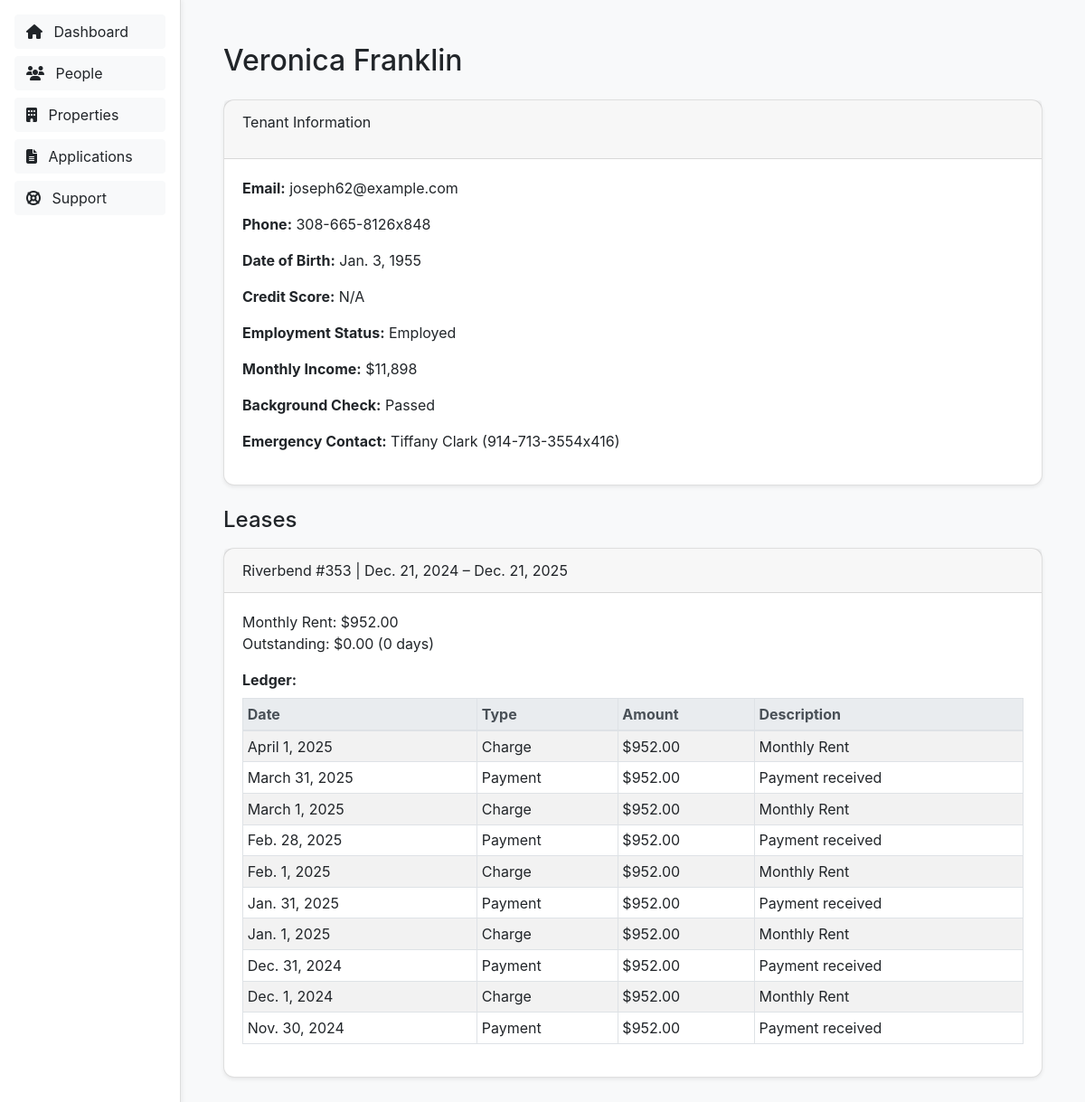
Page /people/8501/ on the committed database.
### rentals/models.py (models this page shows, shortened)
class Tenant(models.Model):
    name = models.CharField(max_length=100)
    email = models.EmailField()
    phone = models.CharField(max_length=20, blank=True)
    date_of_birth = models.DateField(null=True, blank=True)
    credit_score = models.IntegerField(null=True, blank=True)
    employment_status = models.BooleanField(default=False)
    monthly_income = models.DecimalField(max_digits=10, decimal_places=2, null=True, blank=True)
    background_check_passed = models.BooleanField(default=False)
    emergency_contact_name = models.CharField(max_length=100, blank=True)
    emergency_contact_phone = models.CharField(max_length=20, blank=True)
    notes = models.TextField(blank=True)

class Lease(models.Model):
    unit = models.ForeignKey(Unit, on_delete=models.CASCADE)
    tenant = models.ForeignKey(Tenant, on_delete=models.CASCADE)
    start_date = models.DateField()
    end_date = models.DateField()
    monthly_rent = models.DecimalField(max_digits=8, decimal_places=2, default=0)
    outstanding_balance = models.DecimalField(max_digits=10, decimal_places=2, default=0)
    outstanding_balance_age_days = models.IntegerField(default=0)

class Unit(models.Model):
    name = models.CharField(max_length=100)
    number = models.CharField(max_length=100)
    property = models.ForeignKey(Property, on_delete=models.SET_NULL, null=True, blank=True)
    monthly_rent = models.DecimalField(max_digits=8, decimal_places=2, default=0)
    is_occupied = models.BooleanField(default=False)

class Property(models.Model):
    name = models.CharField(max_length=100)
    address = models.CharField(max_length=200)

class Charge(models.Model):
    lease = models.ForeignKey(Lease, related_name='charges', on_delete=models.CASCADE)
    description = models.CharField(max_length=255, default='Monthly Rent')
    amount = models.DecimalField(max_digits=8, decimal_places=2)
    due_date = models.DateField()

class Payment(models.Model):
    lease = models.ForeignKey(Lease, related_name='payments', on_delete=models.CASCADE)
    amount = models.DecimalField(max_digits=8, decimal_places=2)
    date = models.DateField(default=timezone.now)

### rentals/views.py (the view)
# urls.py: path('people/<int:tenant_id>/', views.person_detail, name='person_detail'),
def person_detail(request, tenant_id):
    tenant = get_object_or_404(
        Tenant.objects.prefetch_related(
            Prefetch('lease_set', queryset=Lease.objects.select_related('unit__property').prefetch_related('payments', 'charges'))
        ),
        pk=tenant_id
    )
    for lease in tenant.lease_set.all():
        transactions = []
        for charge in lease.charges.all():
            transactions.append({
                'type': 'Charge',
                'amount': charge.amount,
                'date': charge.due_date,
                'description': charge.description or '',
            })
        for payment in lease.payments.all():
            transactions.append({
                'type': 'Payment',
                'amount': payment.amount,
                'date': payment.date,
                'description': f'Payment received',
            })
        lease.ledger = sorted(transactions, key=lambda x: x['date'], reverse=True)
    context = {
        'tenant': tenant
    }
    return render(request, 'rentals/person_detail.html', context)

### rentals/templates/rentals/person_detail.html (shortened to what this page needs)
{% load humanize %}
<!DOCTYPE html>
<html>
<head>
    <link rel="stylesheet" href="https://stackpath.bootstrapcdn.com/bootstrap/4.5.2/css/bootstrap.min.css">
    <link rel="stylesheet" href="https://cdnjs.cloudflare.com/ajax/libs/font-awesome/6.5.0/css/all.min.css">
</head>
<body>
    <div id="sidebar">
        <a href="{% url 'dashboard' %}" class="btn btn-light mb-2"><i class="fas fa-home mr-2"></i> Dashboard</a>
        <a href="{% url 'people' %}" class="btn btn-light mb-2"><i class="fas fa-users mr-2"></i> People</a>
        <a href="{% url 'properties' %}" class="btn btn-light mb-2"><i class="fas fa-building mr-2"></i> Properties</a>
        <button class="btn btn-light mb-2"><i class="fas fa-file-alt mr-2"></i> Applications</button>
        <button class="btn btn-light mb-2"><i class="fas fa-life-ring mr-2"></i> Support</button>
    </div>
    <div class="container-fluid">
        <h2 class="mt-3 mb-4">{{ tenant.name }}</h2>
        <div class="card shadow-sm mb-4">
            <div class="card-header">
                <p>Tenant Information</p>
            </div>
            <div class="card-body">
                <p><strong>Email:</strong> {{ tenant.email }}</p>
                <p><strong>Phone:</strong> {{ tenant.phone }}</p>
                <p><strong>Date of Birth:</strong> {{ tenant.date_of_birth|default:"N/A" }}</p>
                <p><strong>Credit Score:</strong> {{ tenant.credit_score|default:"N/A" }}</p>
                <p><strong>Employment Status:</strong>
                    {% if tenant.employment_status %}Employed{% else %}Unemployed{% endif %}
                </p>
                <p><strong>Monthly Income:</strong>
                    {% if tenant.monthly_income %}
                        ${{ tenant.monthly_income|floatformat:0|intcomma }}
                    {% else %}
                        N/A
                    {% endif %}
                </p>
                <p><strong>Background Check:</strong>
                    {% if tenant.background_check_passed %}Passed{% else %}Failed{% endif %}
                </p>
                <p><strong>Emergency Contact:</strong>
                    {{ tenant.emergency_contact_name|default:"N/A" }} ({{ tenant.emergency_contact_phone|default:"N/A" }})
                </p>
            </div>
        </div>
        <h4 class="mb-3">Leases</h4>
        {% for lease in tenant.lease_set.all %}
        <div class="card mb-3 shadow-sm">
            <div class="card-header">
                {{ lease.unit.property.name }} #{{ lease.unit.number }} | {{ lease.start_date }} – {{ lease.end_date }}
            </div>
            <div class="card-body">
                <p>Monthly Rent: ${{ lease.monthly_rent|floatformat:2|intcomma }}<br>
                    Outstanding: ${{ lease.outstanding_balance|floatformat:2|intcomma }} ({{ lease.outstanding_balance_age_days }} days)</p>
                <strong>Ledger:</strong>
                <table class="table table-sm table-striped table-bordered mt-2">
                    <thead class="thead-light">
                        <tr>
                            <th>Date</th>
                            <th>Type</th>
                            <th>Amount</th>
                            <th>Description</th>
                        </tr>
                    </thead>
                    <tbody>
                        {% if lease.ledger %}
                            {% for entry in lease.ledger %}
                            <tr>
                                <td>{{ entry.date }}</td>
                                <td>{{ entry.type }}</td>
                                <td>${{ entry.amount|floatformat:2|intcomma }}</td>
                                <td>{{ entry.description }}</td>
                            </tr>
                            {% endfor %}
                        {% else %}
                            <tr>
                                <td colspan="4">No transactions yet</td>
                            </tr>
                        {% endif %}
                    </tbody>
                </table>
            </div>
        </div>
        {% empty %}
            <p class="text-muted">This tenant has no leases.</p>
        {% endfor %}
    </div>
</body>
</html>

### rentals/templates/rentals/person_detail.html (style rules this page uses)
body { padding: 2rem; background-color: #f8f9fa; margin-left: 200px; }
a { color: black; }
.card { border-radius: 0.75rem; }
#sidebar { position: fixed; top: 0; left: 0; width: 200px; height: 100%; background-color: #ffffff; border-right: 1px solid #ddd; padding: 1rem; box-shadow: 2px 0 5px rgba(0, 0, 0, 0.05); z-index: 1050; overflow-y: auto; }
#sidebar .btn { background-color: #f8f9fa; border-radius: 4px; margin-bottom: 0.5rem; width: 100%; text-align: left; }

### rows in the picture
Tenant: name "Veronica Franklin", email "joseph62@example.com", phone "308-665-8126x848", date_of_birth "Jan. 3, 1955", credit_score "N/A", monthly_income "11,898", emergency_contact_name "Tiffany Clark", emergency_contact_phone "914-713-3554x416"
Lease: unit.property.name "Riverbend", unit.number "353", start_date "Dec. 21, 2024", end_date "Dec. 21, 2025", monthly_rent "952.00", outstanding_balance "0.00", outstanding_balance_age_days "0", type "Charge" "Payment" "Charge" "Payment" "Charge" "Payment" "Charge" "Payment" "Charge" "Payment", description "Payment received" "Payment received" "Payment received" "Payment received" "Payment received"
Charge: date "April 1, 2025", amount "952.00", description "Monthly Rent"
Payment: date "March 31, 2025", amount "952.00"
Charge: date "March 1, 2025", amount "952.00", description "Monthly Rent"
Payment: date "Feb. 28, 2025", amount "952.00"
Charge: date "Feb. 1, 2025", amount "952.00", description "Monthly Rent"
Payment: date "Jan. 31, 2025", amount "952.00"
Charge: date "Jan. 1, 2025", amount "952.00", description "Monthly Rent"
Payment: date "Dec. 31, 2024", amount "952.00"
Charge: date "Dec. 1, 2024", amount "952.00", description "Monthly Rent"
Payment: date "Nov. 30, 2024", amount "952.00"
